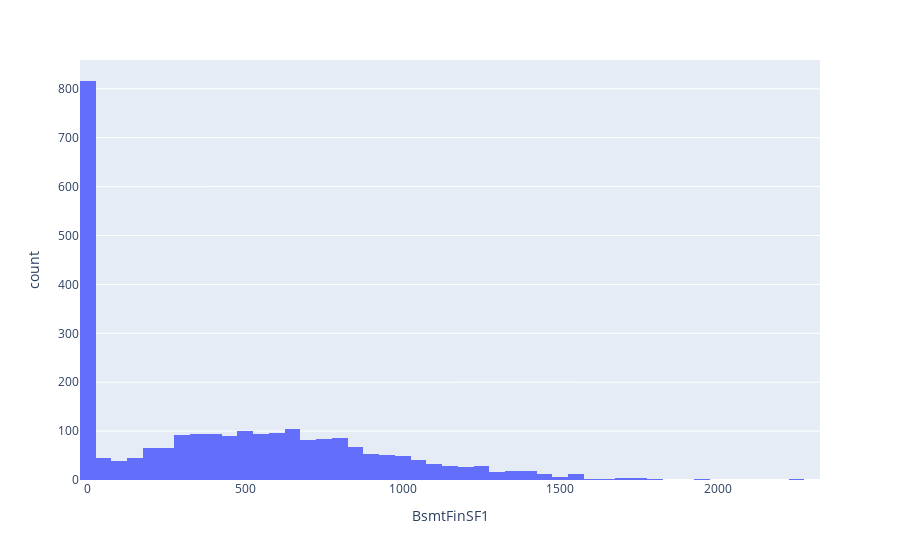

Source (notebook cell):
### Code cell
fig = px.histogram(housing1, x='BsmtFinSF1')
iplot(fig)

### Figure 1 — Plotly figure (JSON) as saved in the notebook; plotly's stock layout.template omitted (floating-point values rounded to 4 significant figures; data arrays with more than 128 entries replaced by an {"elided": "..."} marker saying what was removed)
{"data": [{"alignmentgroup": "True", "bingroup": "x", "hovertemplate": "BsmtFinSF1=%{x}<br>count=%{y}<extra></extra>", "legendgroup": "", "marker": {"color": "#636efa"}, "name": "", "offsetgroup": "", "orientation": "v", "showlegend": false, "type": "histogram", "x": {"elided": "2580 float values"}, "xaxis": "x", "yaxis": "y"}], "layout": {"barmode": "relative", "legend": {"tracegroupgap": 0}, "margin": {"t": 60}, "xaxis": {"anchor": "y", "domain": [0, 1], "title": {"text": "BsmtFinSF1"}}, "yaxis": {"anchor": "x", "domain": [0, 1], "title": {"text": "count"}}}}
